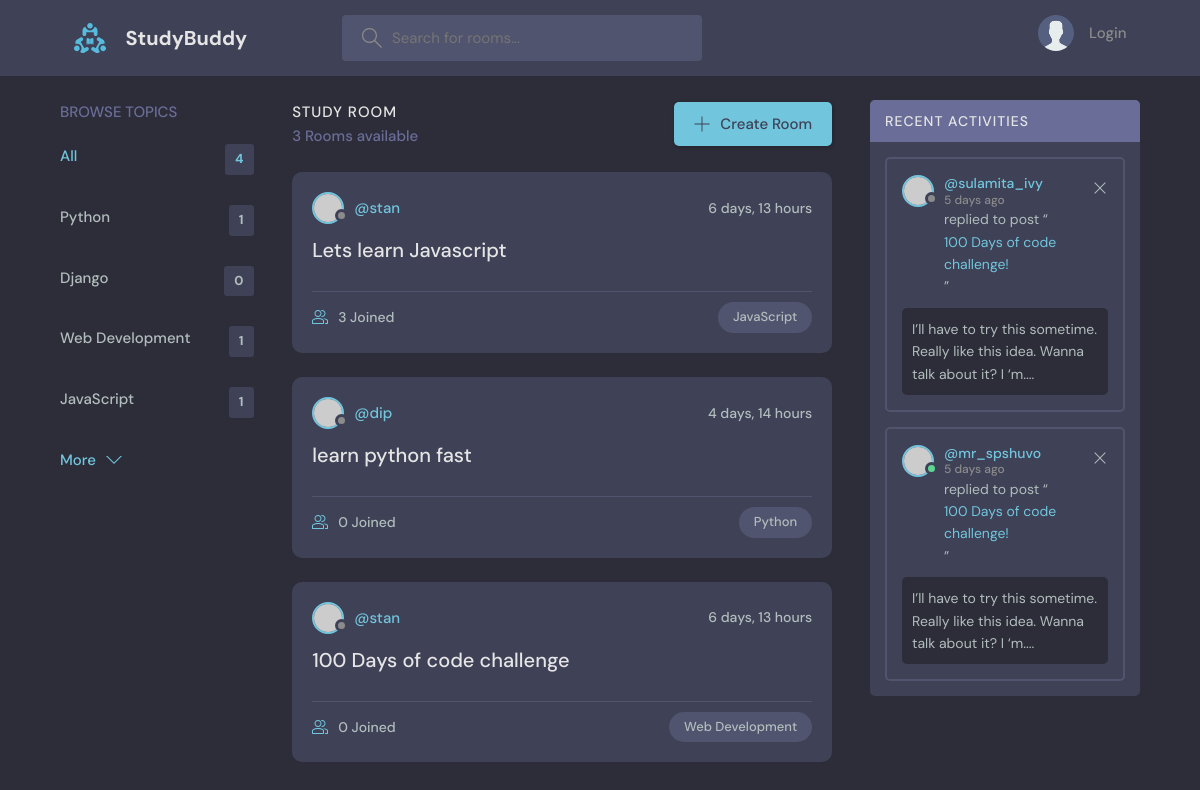
Before: / with the older database file.
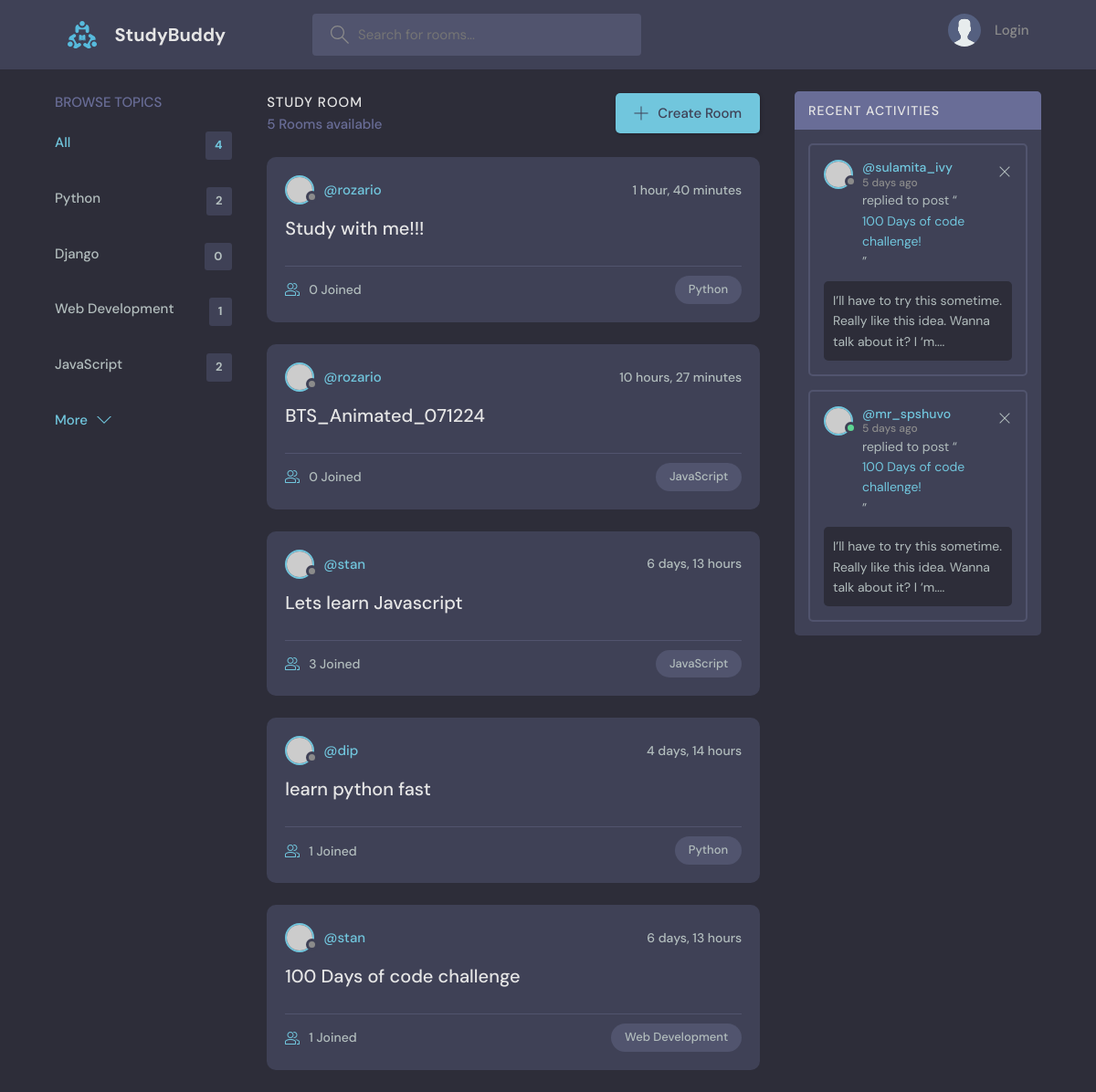
After: the same page with the newer database file.
### base/models.py (models this page shows, shortened)
class Topic(models.Model):
    name = models.CharField(max_length=200)

class Room(models.Model):
    host = models.ForeignKey(User, on_delete=models.SET_NULL, null=True)
    topic = models.ForeignKey(Topic, on_delete=models.SET_NULL, null=True)
    name=models.CharField(max_length=200)
    description = models.TextField(null=True,blank=True)
    participants=models.ManyToManyField(User, related_name='participants',blank=True)
    updated =models.DateTimeField(auto_now=True)
    created =models.DateTimeField(auto_now_add=True)
    class Meta:
        ordering =['-updated','-created']

### base/views.py (the view)
# urls.py: path('', views.home, name="home"),
def home(request):
    q=request.GET.get('q') if request.GET.get('q') !=None else ''
    rooms =Room.objects.filter(
        Q(topic__name__icontains=q) |
        Q(name__icontains=q) |
        Q(description__icontains=q)
        )
    topics =Topic.objects.all()
    room_count=rooms.count()
    room_messages = Message.objects.filter(Q(
        room__topic__name__icontains= q
    ))
    context={'rooms':rooms, 'topics':topics,'room_count':room_count,'room_messages':room_messages}
    return render(request,'base/home.html',context)

### base/templates/base/home.html (shortened to what this page needs)
{% extends 'main.html'%} {% block content%}
<main class="layout layout--3">
  <div class="container">
    {% include 'base/topics_component.html'%}
    <div class="roomList">
      <div class="roomList__header">
        <div>
          <h2>Study Room</h2>
          <p>{{rooms.count}} Rooms available</p>
        </div>
        <a class="btn btn--main" href="create-room.html">
          <svg
            version="1.1"
            xmlns="http://www.w3.org/2000/svg"
            width="32"
            height="32"
            viewBox="0 0 32 32"
          >
            <title>add</title>
            <path
              d="M16.943 0.943h-1.885v14.115h-14.115v1.885h14.115v14.115h1.885v-14.115h14.115v-1.885h-14.115v-14.115z"
            ></path>
          </svg>
          Create Room
        </a>
      </div>
      {% include 'base/feed_component.html'%}
    </div>
    <div class="activities">
      <div class="activities__header">
        <h2>Recent Activities</h2>
      </div>
      <div class="activities__box">
        <div class="activities__boxHeader roomListRoom__header">
          <a href="profile.html" class="roomListRoom__author">
            <div class="avatar avatar--small">
              <img src="https://randomuser.me/api/portraits/women/11.jpg" />
            </div>
            <p>
              @sulamita_ivy
              <span>5 days ago</span>
            </p>
          </a>
          <div class="roomListRoom__actions">
            <a href="#">
              <svg
                version="1.1"
                xmlns="http://www.w3.org/2000/svg"
                width="32"
                height="32"
                viewBox="0 0 32 32"
              >
                <title>remove</title>
                <path
                  d="M27.314 6.019l-1.333-1.333-9.98 9.981-9.981-9.981-1.333 1.333 9.981 9.981-9.981 9.98 1.333 1.333 9.981-9.98 9.98 9.98 1.333-1.333-9.98-9.98 9.98-9.981z"
                ></path>
              </svg>
            </a>
          </div>
        </div>
        <div class="activities__boxContent">
          <p>
            replied to post “<a href="room.html">100 Days of code challenge!</a
            >”
          </p>
          <div class="activities__boxRoomContent">
            I’ll have to try this sometime. Really like this idea. Wanna talk
            about it? I ‘m....
          </div>
        </div>
      </div>
      <div class="activities__box">
        <div class="activities__boxHeader roomListRoom__header">
          <a href="profile.html" class="roomListRoom__author">
            <div class="avatar avatar--small active">
              <img src="https://randomuser.me/api/portraits/men/13.jpg" />
            </div>
            <p>
              @mr_spshuvo
              <span>5 days ago</span>
            </p>
          </a>
          <div class="roomListRoom__actions">
            <a href="#">
              <svg
                version="1.1"
                xmlns="http://www.w3.org/2000/svg"
                width="32"
                height="32"
                viewBox="0 0 32 32"
              >
                <title>remove</title>
                <path
                  d="M27.314 6.019l-1.333-1.333-9.98 9.981-9.981-9.981-1.333 1.333 9.981 9.981-9.981 9.98 1.333 1.333 9.981-9.98 9.98 9.98 1.333-1.333-9.98-9.98 9.98-9.981z"
                ></path>
              </svg>
            </a>
          </div>
        </div>
        <div class="activities__boxContent">
          <p>
            replied to post “<a href="room.html">100 Days of code challenge!</a
            >”
          </p>
          <div class="activities__boxRoomContent">
            I’ll have to try this sometime. Really like this idea. Wanna talk
            about it? I ‘m....
          </div>
        </div>
      </div>
    </div>
  </div>
</main>
{% endblock content%}

### base/templates/base/topics_component.html
<div class="topics">
  <div class="topics__header">
    <h2>Browse Topics</h2>
  </div>
  <ul class="topics__list">
    <li>
      <a href="{% url 'home'%}" class="active"
        >All <span>{{topics.count}}</span></a
      >
    </li>
    {% for topic in topics %}
    <li>
      <a href="{% url 'home'%}?q={{topic.name}}"
        >{{topic.name}} <span>{{topic.room_set.all.count}}</span></a
      >
    </li>
    {% endfor%}
  </ul>
  <a class="btn btn--link" href="topics.html">
    More
    <svg
      version="1.1"
      xmlns="http://www.w3.org/2000/svg"
      width="32"
      height="32"
      viewBox="0 0 32 32"
    >
      <title>chevron-down</title>
      <path d="M16 21l-13-13h-3l16 16 16-16h-3l-13 13z"></path>
    </svg>
  </a>
</div>

### base/templates/base/feed_component.html (shortened to what this page needs)
{% for room in rooms %}
<div class="roomListRoom">
  <div class="roomListRoom__header">
    <a href="{% url 'user-profile' room.host.id%}" class="roomListRoom__author">
      <div class="avatar avatar--small">
        <img src="https://randomuser.me/api/portraits/women/11.jpg" />
      </div>
      <span>@{{room.host.username}}</span>
    </a>
    <div class="roomListRoom__actions">
      <span>{{room.created|timesince}}</span>
    </div>
  </div>
  <div class="roomListRoom__content">
    <a href="{% url 'room' room.id%}">{{room.name}}</a>
  </div>
  <div class="roomListRoom__meta">
    <a href="{% url 'room' room.id%}" class="roomListRoom__joined">
      {{room.participants.all.count}} Joined
    </a>
    <p class="roomListRoom__topic">{{room.topic.name}}</p>
  </div>
</div>
{% endfor %}

Changed rows visible on the page:
computed for Topic "Python": room_set.all.count "1" → "2"
computed for Topic "JavaScript": room_set.all.count "1" → "2"
added Room: host.username "rozario", created "1 hour, 40 minutes", name "Study with me!!!", participants.all.count "0", topic.name "Python"
added Room: host.username "rozario", created "10 hours, 27 minutes", name "BTS_Animated_071224", participants.all.count "0", topic.name "JavaScript"
computed for Room "learn python fast": participants.all.count "0" → "1"
computed for Room "100 Days of code challenge": participants.all.count "0" → "1"
Other visible differences:
{{ rooms.count }}: "3" → "5"
